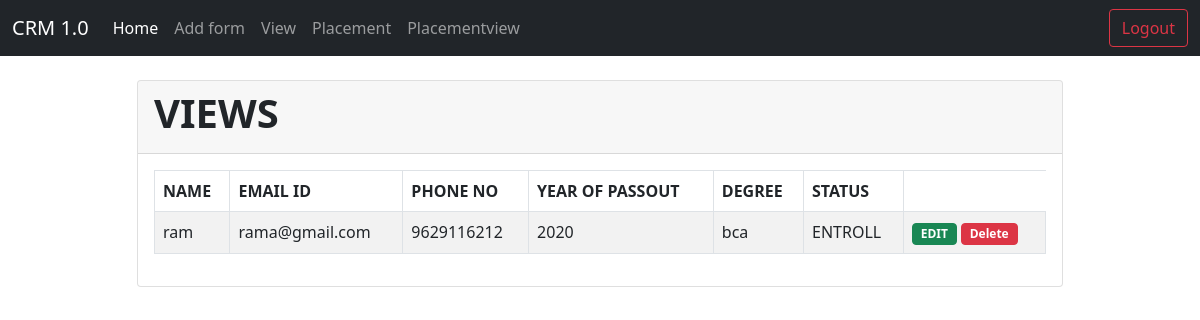
Before: /std/ (signed in) with the older database file.
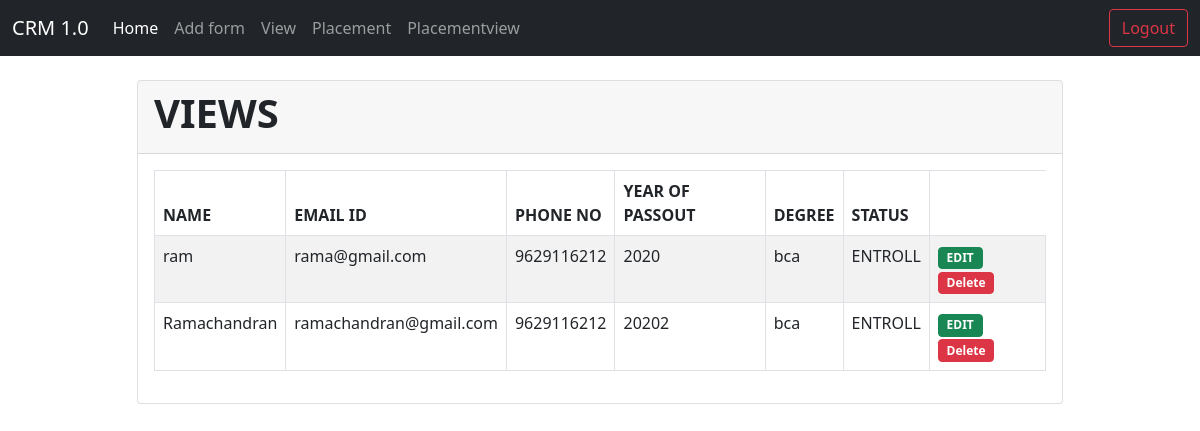
After: the same page with the newer database file.
### crm_app/models.py (models this page shows, shortened)
class add_form(models.Model):
    name            = models.CharField(max_length = 120)
    email        = models.EmailField()
    phone    = models.CharField(max_length=12)
    yop             = models.IntegerField()
    degree          = models.CharField(max_length = 120)
    status          = models.CharField(max_length = 120)

### crm_app/views.py (the view)
# urls.py: path('std/',views.view_data),
@login_required()
def view_data(request):
     std_data =add_form.objects.all()
     return render(request,'view_data.html',{'std_data':std_data})

### crm_app/templates/view_data.html (shortened to what this page needs)
{% extends 'base.html' %}
{% block content %}
    <div class="row justify-content-center">
        <div class="col-md-10">
            <div class="card">
                <div class="card-header">
                    <h1 class="fw-bold">VIEWS</h1>
                </div>
                <div class="card-body">
                    <table class="table table-bordered table-striped">
                        <thead>
                            <tr>
                                <th>NAME</th>
                                <th>EMAIL ID</th>
                                <th>PHONE NO</th>
                                <th>YEAR OF PASSOUT</th>
                                <th>DEGREE</th>
                                <th>STATUS</th>
                            </tr>
                        </thead>
                        <tbody>
                            {% for p in std_data %}
                                <tr>
                                    <td>{{ p.name }} </td>
                                    <td>{{ p.email }} </td>
                                    <td>{{ p.phone }} </td>
                                    <td>{{ p.yop }} </td>
                                    <td>{{ p.degree }} </td>
                                    <td>{{ p.status }} </td>
                                    <td>
                                        <a href="#" class="btn btn-success badge">EDIT</a>
                                        <a href="#" class="btn btn-danger badge">Delete</a>
                                    </td>
                                </tr>
                            {% endfor %}
                        </tbody>
                    </table>
                </div>
            </div>
        </div>
    </div>
{% endblock %}

### crm_app/templates/base.html (shortened to what this page needs)
<!DOCTYPE html>
<html>
<head>
  <link href="https://cdn.jsdelivr.net/npm/bootstrap@5.0.2/dist/css/bootstrap.min.css" rel="stylesheet">
</head>
<body>
  <nav class="navbar navbar-expand-md navbar-dark bg-dark mb-4">
  <div class="container-fluid">
    <a class="navbar-brand" href="#">CRM 1.0</a>
    <div class="collapse navbar-collapse" id="navbarCollapse">
{% if user.is_authenticated %}
      <ul class="navbar-nav me-auto mb-2 mb-md-0">
        <li class="nav-item">
          <a class="nav-link active" aria-current="page" href="/">Home</a>
        </li>
        <li class="nav-item">
          <a class="nav-link" href="/add/">Add form</a>
        </li>
        <li class="nav-item">
          <a class="nav-link" href="/std/">View</a>
        </li>
        <li class="nav-item">
          <a class="nav-link" href="/place/">Placement</a>
        </li>
        <li class="nav-item">
          <a class="nav-link" href="/placement/">Placementview</a>
        </li>
      </ul>
      <form class="d-flex" action="{% url 'logout' %}">
        <button class="btn btn-outline-danger" type="submit">Logout</button>
      </form>
       {% endif %}
    </div>
  </div>
</nav>
<main class="container">
    {% block content %}
    {% endblock %}
  </main>
</body>
</html>

Changed rows visible on the page:
added add_form: name "Ramachandran", email "ramachandran@gmail.com", phone "9629116212", yop "20202", degree "bca", status "ENTROLL"
